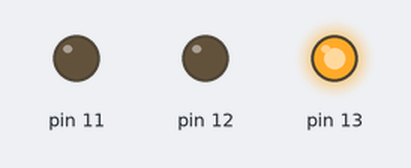
A sketch run on a simulated Arduino Uno, built with avr-gcc and run on an emulated ATmega328P. On the bench: output pins drawn as LEDs (lit = HIGH).

Above: at 0.5 s.
At 1.2 s:
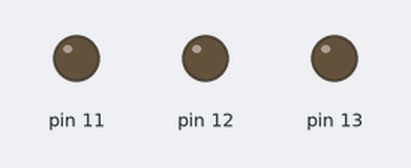
At 1.9 s:
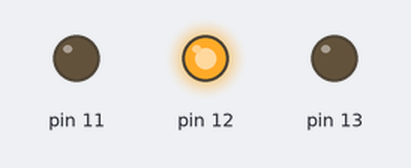
At 3.3 s:
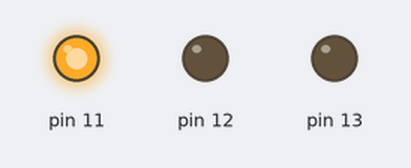
Timing chart, 0 to 5.5 s (numbered marks = the images above):
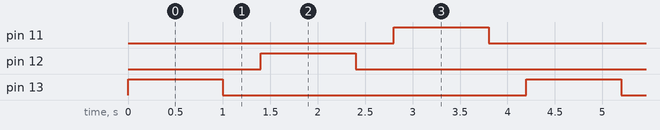

Measured:
- by itself, pin 11–13: alternates HIGH for 1.0 s and LOW for 3.2 s
- by itself, everything shown: repeats every 4.2 s, in 6 steps

The sketch:

3_led_with_arduino_traffic_signal1.ino
```cpp
// C++ code
//
void setup()
{
  pinMode(11, OUTPUT);
  pinMode(12, OUTPUT);
  pinMode(13, OUTPUT);
}

void loop()
{

  digitalWrite(13, HIGH);
  delay(1000);
  digitalWrite(13, LOW);
  delay(400);
  digitalWrite(12, HIGH);
  delay(1000);
  digitalWrite(12, LOW);
  delay(400);
  digitalWrite(11, HIGH);
  delay(1000);
  digitalWrite(11, LOW);
  delay(400);
}
```
